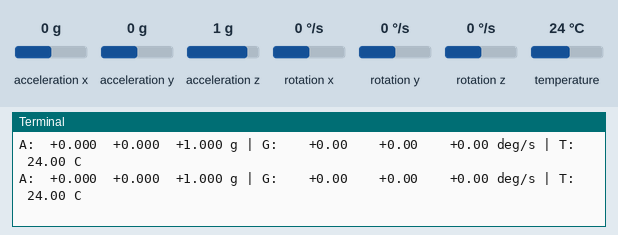
This program was run on a simulated Raspberry Pi (BCM pin numbers). Parts: the last lines printed to the terminal. The test bench sets the inputs (shaded band); at power-on: rotation x 0 °/s, rotation y 0 °/s, rotation z 0 °/s, temperature 24 °C, acceleration x 0 g, acceleration y 0 g, acceleration z 1 g.

Above: at 1.3 s.
1.4 s: rotation x set to -192 °/s
At 1.44 s:
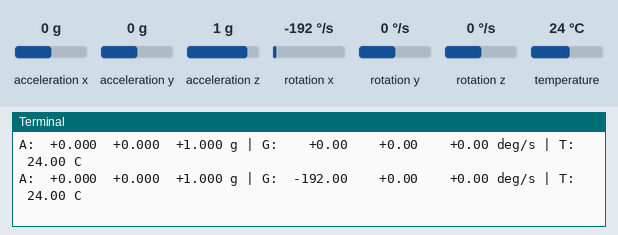
2.9 s: rotation y set to -192 °/s
At 2.98 s:
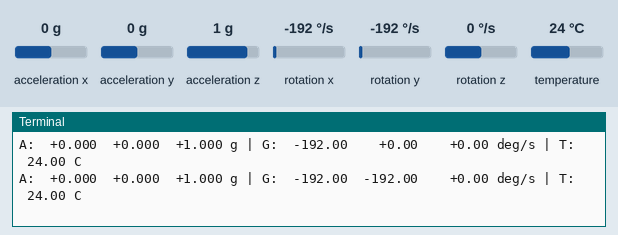
4.4 s: rotation z set to -192 °/s
At 4.42 s:
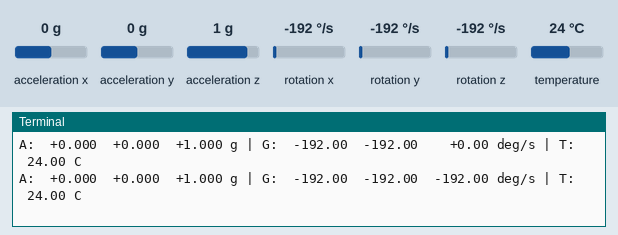
5.9 s: temperature set to 7 °C
At 6.06 s:
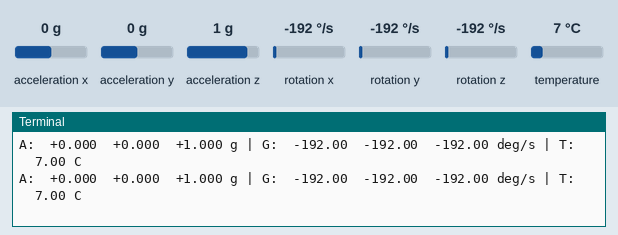
7.4 s: rotation x set to 0 °/s
At 7.49 s:
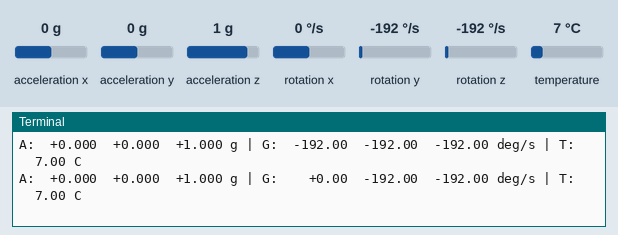
8.9 s: rotation y set to 0 °/s
At 8.93 s:
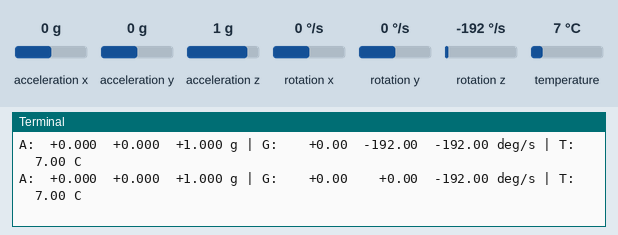

Measured:
- after the input at 1.4 s, the terminal: prints a new line at once (image 1)
- after the input at 2.9 s, the terminal: prints a new line after 0.08 s (image 2)
- after the input at 4.4 s, the terminal: prints a new line at once (image 3)
- after the input at 5.9 s, the terminal: prints a new line after 0.05 s (image 4)
- after the input at 7.4 s, the terminal: prints a new line after 0.09 s (image 5)
- after the input at 8.9 s, the terminal: prints a new line at once (image 6)

The program:

mpu9250_6500_i2c_test.py
```python
#!/usr/bin/env python3
"""Raspberry Pi 4B direct MPU-9250/MPU-6500 I2C smoke test.

Connections (Raspberry Pi physical header numbers):
  Pin 1  / 3V3       -> MPU VCC
  Pin 6  / GND       -> MPU GND and ADD/AD0
  Pin 3  / GPIO2 SDA -> MPU SDA
  Pin 5  / GPIO3 SCL -> MPU SCL
  3V3                -> MPU NCS/CS, if the board exposes it
  MPU INT            -> not connected for this polling test

ADD/AD0 to GND selects 0x68. Connecting it to 3V3 selects 0x69.
"""

import argparse
import time

try:
    from smbus2 import SMBus
except ImportError:
    from smbus import SMBus


WHO_AM_I = 0x75
PWR_MGMT_1 = 0x6B
ACCEL_CONFIG = 0x1C
GYRO_CONFIG = 0x1B
ACCEL_XOUT_H = 0x3B

IDENTITIES = {
    0x70: "MPU-6500",
    0x71: "MPU-9250",
    0x73: "MPU-9255",
}


def signed16(high, low):
    value = (high << 8) | low
    return value - 65536 if value & 0x8000 else value


def detect(bus):
    for address in (0x68, 0x69):
        try:
            identity = bus.read_byte_data(address, WHO_AM_I)
        except OSError:
            continue

        return address, identity, IDENTITIES.get(
            identity,
            "unknown MPU-compatible device",
        )

    return None, None, None


def configure(bus, address):
    # Wake sensor and select a stable clock source.
    bus.write_byte_data(address, PWR_MGMT_1, 0x01)
    time.sleep(0.1)

    # Accelerometer +/-2 g and gyroscope +/-250 degrees/s.
    bus.write_byte_data(address, ACCEL_CONFIG, 0x00)
    bus.write_byte_data(address, GYRO_CONFIG, 0x00)


def read_motion(bus, address):
    data = bus.read_i2c_block_data(address, ACCEL_XOUT_H, 14)

    ax = signed16(data[0], data[1]) / 16384.0
    ay = signed16(data[2], data[3]) / 16384.0
    az = signed16(data[4], data[5]) / 16384.0
    temperature_c = signed16(data[6], data[7]) / 333.87 + 21.0
    gx = signed16(data[8], data[9]) / 131.0
    gy = signed16(data[10], data[11]) / 131.0
    gz = signed16(data[12], data[13]) / 131.0

    return ax, ay, az, temperature_c, gx, gy, gz


def main():
    parser = argparse.ArgumentParser(
        description="Test an MPU-9250/6500 on Raspberry Pi I2C",
    )
    parser.add_argument(
        "--bus",
        type=int,
        default=1,
        help="Linux I2C bus number (default: 1)",
    )
    parser.add_argument(
        "--interval",
        type=float,
        default=0.1,
        help="seconds between readings (default: 0.1)",
    )
    args = parser.parse_args()

    print("Raspberry Pi MPU-9250/6500 I2C test")
    print("Using /dev/i2c-{}".format(args.bus))

    bus = SMBus(args.bus)
    try:
        address, identity, model = detect(bus)

        if address is None:
            raise SystemExit(
                "MPU not detected at 0x68 or 0x69. "
                "Check power, ground, SDA/SCL, ADD/AD0, and NCS/CS."
            )

        print(
            "{} found at 0x{:02X}; WHO_AM_I=0x{:02X}".format(
                model,
                address,
                identity,
            )
        )

        if identity not in IDENTITIES:
            print("WARNING: unexpected WHO_AM_I; readings may be unreliable")

        configure(bus, address)
        print("Streaming readings. Press Ctrl-C to stop.\n")

        try:
            while True:
                ax, ay, az, temperature, gx, gy, gz = read_motion(
                    bus,
                    address,
                )
                print(
                    "A: {:+7.3f} {:+7.3f} {:+7.3f} g | "
                    "G: {:+8.2f} {:+8.2f} {:+8.2f} deg/s | "
                    "T: {:6.2f} C".format(
                        ax,
                        ay,
                        az,
                        gx,
                        gy,
                        gz,
                        temperature,
                    )
                )
                time.sleep(max(0.01, args.interval))
        except KeyboardInterrupt:
            print("\nIMU test stopped")
    finally:
        close = getattr(bus, "close", None)
        if close is not None:
            close()


if __name__ == "__main__":
    main()
```
